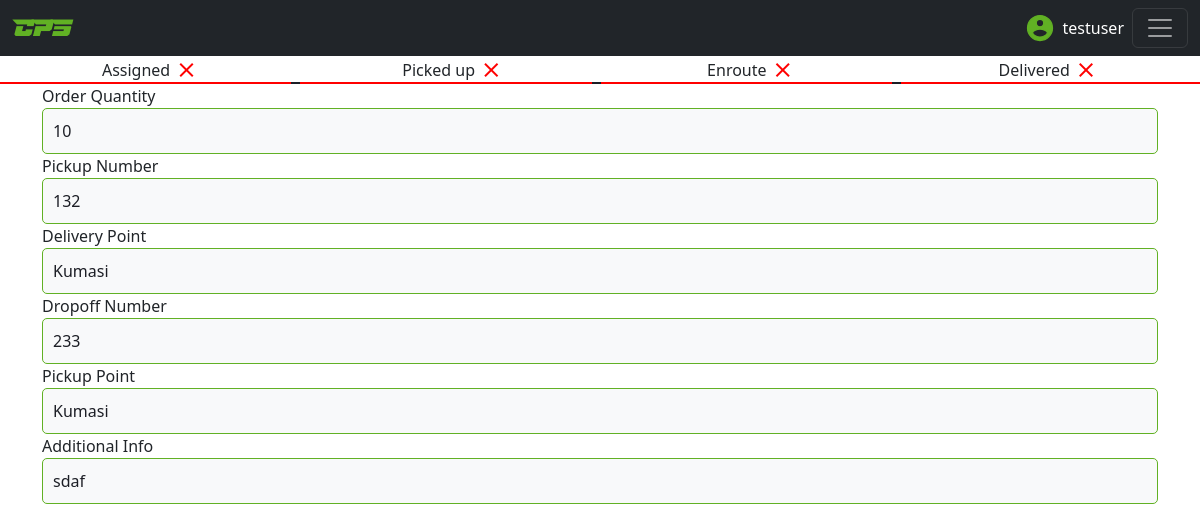
Page /detailsPage/21/ (signed in) on the committed database.
### delivery/models.py (models this page shows, shortened)
class DeliveryRequest(models.Model):
    class DeliveryLocations(models.TextChoices):
        KUMASI = 'Kumasi', 'Kumasi'
        CAPE_COAST = 'Cape Coast', 'Cape Coast'
        TAKORADI = 'Takoradi', 'Takoradi'
        KOFORIDUA = 'Koforidua', 'Koforidua'
        HO = 'Ho', 'Ho'
        SUNYANI = 'Sunyani', 'Sunyani'
        TARKWA = 'Tarkwa', 'Tarkwa'
        OBUASI = 'Obuasi', 'Obuasi'
        AKOSOMBO = 'Akosombo', 'Akosombo'
        TECHIMAN = 'Techiman', 'Techiman'
        NSAWAM = 'Nsawam', 'Nsawam'
        NKWAKAW = 'Nkwakaw', 'Nkwakaw'
        WINNEBA = 'Winneba', 'Winneba'
        MANKESSIM = 'Mankessim', 'Mankessim'
        SUHUM = 'Suhum', 'Suhum'
        KONONGO = 'Konongo', 'Konongo'
    class PickupLocations(models.TextChoices):
        KUMASI = 'Kumasi', 'Kumasi'
    user = models.ForeignKey(User,on_delete=models.CASCADE,null=True,blank=True)
    unique_id = models.UUIDField(default=uuid.uuid4,editable=False,unique=True)
    orderQuantity = models.PositiveIntegerField()
    product = models.CharField(max_length=255,null=True,blank=True)
    pickupNumber = models.PositiveIntegerField()
    deliveryPoint = models.CharField(max_length=10,choices=DeliveryLocations.choices,default=DeliveryLocations.KUMASI)
    dropoffLocation = models.CharField(max_length=255,null=True)
    dropoffNumber = models.PositiveIntegerField()
    dropoffName = models.CharField(max_length=255,null=True)
    pickupPoint = models.CharField(max_length=10, choices=PickupLocations.choices,default=PickupLocations.KUMASI)
    pickupLocation = models.CharField(max_length=255,null=True)
    additionalInfo = models.TextField(blank=True,null=True)
    delivered = models.BooleanField(default=False)
    assigned = models.BooleanField(default=False)
    enroute = models.BooleanField(default=False)
    pickedUp = models.BooleanField(default=False)
    rider = models.ForeignKey(Rider,on_delete=models.SET_DEFAULT,related_name='assignments',default=None,null=True,blank=True)
    restaurantOrder = models.OneToOneField(RestaurantOrder,default=None,null=True,blank=True,on_delete=models.CASCADE)

### delivery/views.py (the view)
# urls.py: path('detailsPage/<int:pk>/',detailsPage.as_view(),name='detailsPage'),
class detailsPage(LoginRequiredMixin,View):
    login_url = '/login/'
    def get(self,request,pk):
        DeliveryRequested = DeliveryRequest.objects.get(pk=pk)
        DeliveryRequestedForm = DeliveryRequestForm(instance=DeliveryRequested)
        context={
            'DeliveryRequested':DeliveryRequested,
            'DeliveryRequestedForm':DeliveryRequestedForm,
        }
        return render(request,'requestDetails.html',context)

### delivery/templates/requestDetails.html (shortened to what this page needs)
{% load static %}
{% load crispy_forms_tags %}
<!DOCTYPE html>
<html lang="en">
<head>
<link href="https://cdn.jsdelivr.net/npm/bootstrap@5.3.3/dist/css/bootstrap.min.css" rel="stylesheet"
>
</head>
<body>
    <body>
<nav class="navbar navbar-dark bg-dark">
    <div class="container-fluid">
        <a class="navbar-brand" href="#" id="CPS" style="color: #61b124;">CPS</a>
        <div style="display: flex; align-items: center; gap: 8px;">
            <span style="color:white;">{{request.user}}</span>
            <button class="navbar-toggler" type="button" data-bs-toggle="offcanvas"
                data-bs-target="#offcanvasDarkNavbar" aria-controls="offcanvasDarkNavbar"
                aria-label="Toggle navigation">
                <span class="navbar-toggler-icon"></span>
            </button>
        </div>
    </div>
</nav>
        <div class="status">
            <div>
                <span class="set">Assigned</span>
                {% if DeliveryRequested.assigned == False %}
                <span class="material-icons set" style="color: red;">close</span>
                {% else %}
                <span class="material-icons set" style="color: green;">check</span>
                {% endif %}
            </div>
            <div>
                <span class="set">Picked up</span>
                {% if DeliveryRequested.pickedUp == False %}
                <span class="material-icons set" style="color: red;">close</span>
                {% else %}
                <span class="material-icons set" style="color: green;">check</span>
                {% endif %}
            </div>
            <div>
                <span class="set">Enroute</span>
                {% if DeliveryRequested.enroute == False %}
                <span class="material-icons set" style="color: red;">close</span>
                {% else %}
                <span class="material-icons set" style="color: green;">check</span>
                {% endif %}
            </div>
            <div>
                <span class="set">Delivered</span>
                {% if DeliveryRequested.delivered == False %}
                <span class="material-icons set" style="color: red;">close</span>
                {% else %}
                <span class="material-icons set" style="color: green;">check</span>
                {% endif %}
            </div>
        </div>
        <div style="display: flex; justify-content: center;">
            {% if DeliveryRequested.assigned == False %}
            <div style="width: 30%; height: 2px; background-color: red; border-right: 9px solid #1c1e25;"></div>
            {% else %}
            <div style="width: 30%; height: 2px; background-color: green; border-right: 9px solid #1c1e25;"></div>
            {% endif %}
            {% if DeliveryRequested.pickedUp == False %}
            <div style="width: 30%; height: 2px; background-color: red; border-right: 9px solid #1c1e25;"></div>
            {% else %}
            <div style="width: 30%; height: 2px; background-color: green; border-right: 9px solid #1c1e25;"></div>
            {% endif %}
            {% if DeliveryRequested.enroute == False %}
            <div style="width: 30%; height: 2px; background-color: red; border-right: 9px solid #1c1e25;"></div>
            {% else %}
            <div style="width: 30%; height: 2px; background-color: green; border-right: 9px solid #1c1e25;"></div>
            {% endif %}
            {% if DeliveryRequested.delivered == False %}
            <div style="width: 30%; height: 2px; background-color: red;"></div>
            {% else %}
            <div style="width: 30%; height: 2px; background-color: green;"></div>
            {% endif %}
        </div>
        <div class="container">
            <div>
                <div>Order Quantity</div>
                <div class="container-fluid">{{ DeliveryRequested.orderQuantity }}</div>
            </div>
            <div>
                <div>Pickup Number</div>
                <div class="container-fluid">{{ DeliveryRequested.pickupNumber }}</div>
            </div>
            <div>
                <div>Delivery Point</div>
                <div class="container-fluid">{{ DeliveryRequested.deliveryPoint }}</div>
            </div>
            <div>
                <div>Dropoff Number</div>
                <div class="container-fluid">{{ DeliveryRequested.dropoffNumber }}</div>
            </div>
            <div>
                <div>Pickup Point</div>
                <div class="container-fluid">{{ DeliveryRequested.pickupPoint }}</div>
            </div>
            <div>
                <div>Additional Info</div>
                <div class="container-fluid">{{ DeliveryRequested.additionalInfo }}</div>
            </div>
        </div>
    </body>
</body>
</html>

### rows in the picture
DeliveryRequest: orderQuantity "10", pickupNumber "132", deliveryPoint "Kumasi", dropoffNumber "233", pickupPoint "Kumasi", additionalInfo "sdaf"

### other values in the picture
{{ request.user }} "testuser"
